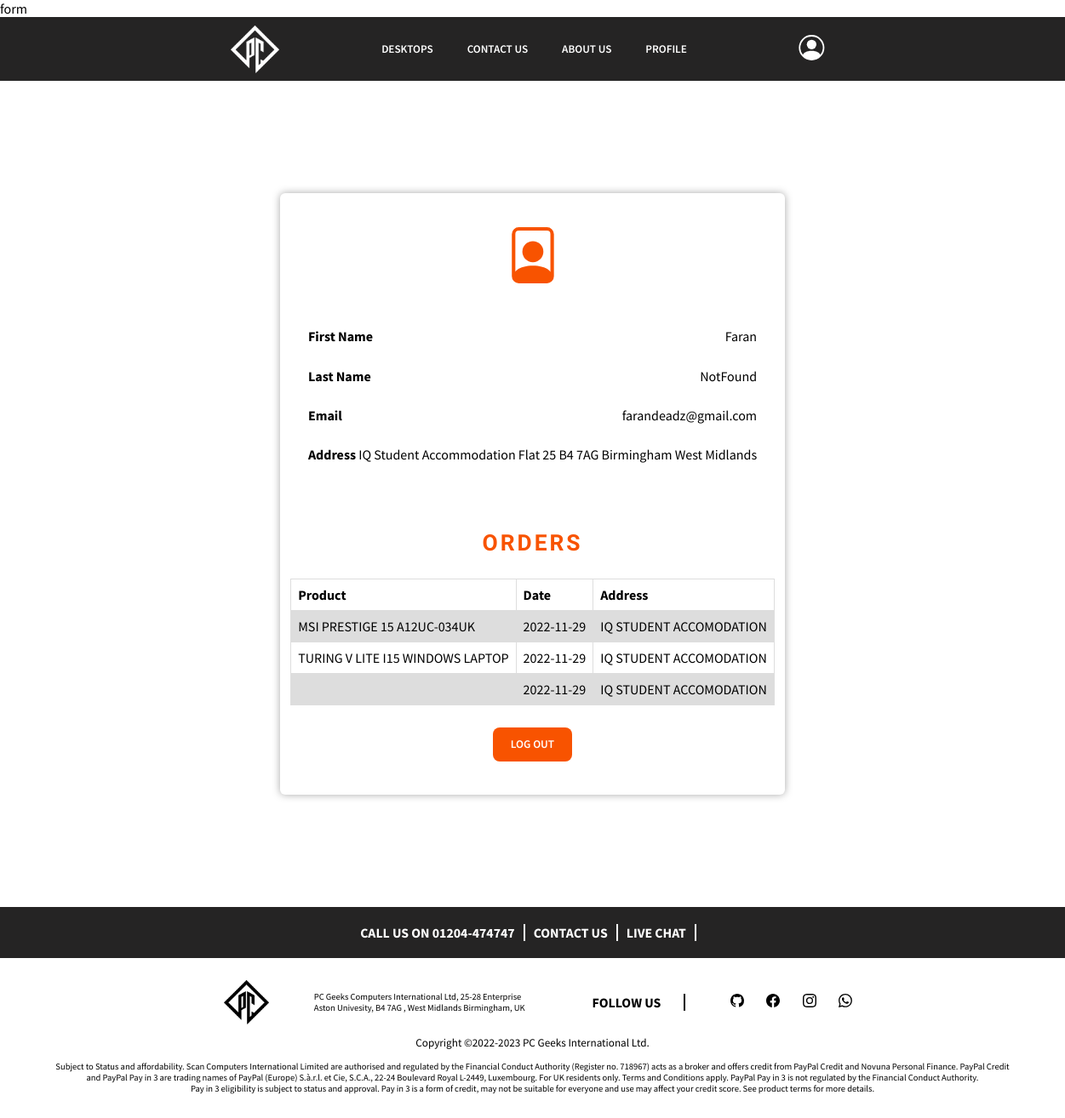
The page /userprofile.php (signed in) on the database its author committed.
### tables this page shows
CREATE TABLE `orders` (
  `sno` int(11) NOT NULL,
  `firstname` text NOT NULL,
  `email` text NOT NULL,
  `product_id` text NOT NULL,
  `date_palaced` date NOT NULL DEFAULT current_timestamp(),
  `delivery_address` text NOT NULL
);

CREATE TABLE `laptops` (
  `sno` int(11) NOT NULL,
  `title` text NOT NULL,
  `img` text NOT NULL,
  `storage` text NOT NULL,
  `cpu` text NOT NULL,
  `gpu` text NOT NULL,
  `cpu_cooling` text NOT NULL,
  `memory` text NOT NULL,
  `price` text NOT NULL
);

### userprofile.php (the view, shortened to what this page needs)
<?php
include 'header.php'
?>
<head>
    <link rel="stylesheet" href="css/user_profile.css">
</head>
<div class="user-profile-main-container">
    <div class="user-profile-icon">
    </div>
    <div class="user-profile-details">
        <div class="details-field">
            <div class="details-field-title">First Name</div>
            <div class="details-field-description" style="text-transform:capitalize ;"> <?php
                                                                                        if (isset($_SESSION['firstname'])) {
                                                                                            echo $_SESSION['firstname'];
                                                                                        } else {
                                                                                            echo "notFound";
                                                                                        } ?> </div>
        </div>
        <div class="details-field">
            <div class="details-field-title">Last Name</div>
            <div class="details-field-description" style="text-transform:capitalize ;"><?php
                                                                                        if (isset($_SESSION['lastname'])) {
                                                                                            echo $_SESSION['lastname'];
                                                                                        } else {
                                                                                            echo "notFound";
                                                                                        } ?></div>
        </div>
        <div class="details-field">
            <div class="details-field-title">Email</div>
            <div class="details-field-description"><?php
                                                    if (isset($_SESSION['email'])) {
                                                        echo $_SESSION['email'];
                                                    } else {
                                                        echo "notFound";
                                                    } ?></div>
        </div>
        <div class="details-field">
            <div class="details-field-title">Address</div>
            <div class="details-field-description"><?php
                                                    if (isset($_SESSION['address'])) {
                                                        echo $_SESSION['address'];
                                                    } else {
                                                        echo "notFound";
                                                    } ?></div>
        </div>
    </div>
    <div class="user-orders-details">
        <P>ORDERS</P>
        <table>
            <tr>
                <th>Product </th>
                <th>Date</th>
                <th>Address</th>
            </tr>
            <?php
            $host = "localhost";
            $user = "root";
            $password = '';
            $db_name = "muzaffar_project_database22";
            $con = mysqli_connect($host, $user, $password, $db_name);
            $customer = "farandeadz@gmail.com";
            $customer = stripcslashes($customer);
            $customer = mysqli_real_escape_string($con, $customer);
            $sql_order = "SELECT * from `orders`  where email = '$customer'";
            $result_order = mysqli_query($con, $sql_order);
            $count_order = mysqli_num_rows($result_order);
            if ($count_order > 0) {
                for ($x = 1; $x <= $count_order; $x++) {
                    $row_order = mysqli_fetch_assoc($result_order);
                    $produt_id = $row_order["product_id"];
                        $sql = "SELECT * FROM `laptops`  where sno = '$produt_id' ";
                            $result = mysqli_query($con, $sql);
                        $row = mysqli_fetch_assoc($result);
                        echo  "
                        <tr>
                        <td>" . $row["title"] . "</td>
                        <td>" . $row_order['date_palaced'] . "</td>
                        <td>" . $row_order['delivery_address'] . "</td>
                        </tr>
                        ";
                }
            } else {
                echo "";
            }  ?>
        </table>
    </div>
    <div class="log-out-button">
        <a href="log_out_func.php"><button>LOG OUT</button></a>
    </div>
</div>
<?php
include 'footer.php'
?>

### css/index.css (style rules this page uses)
* { transition: 0.2s all ease-in-out; font-family: 'Source Sans Pro', sans-serif; }
a { text-decoration: none; color: white; }

### css/user_profile.css (style rules this page uses)
* { transition: 0.2s all ease-in-out; font-family: 'Source Sans Pro', sans-serif; }
table { font-family: arial, sans-serif; border-collapse: collapse; width: 100%; }
td, th { border: 1px solid #dddddd; text-align: left; padding: 8px; }
tr:nth-child(even) { background-color: #dddddd; }
.user-profile-main-container { border-radius: 6px; background-color: white; box-shadow: 0PX 0PX 10PX rgba(0, 0, 0, 0.344); padding-top:3vmax ; padding-bottom: 3vmax; margin: auto; width: 45vmax; margin-top: 10vmax; display: flex; align-items: center; align-content: center; justify-content: center; justify-items: center; flex-direction: column; margin-bottom: 10vmax; }
.user-profile-icon svg { height: 5vmax; width: 5vmax; padding-bottom: 2vmax; color: #f85300; }
.details-field { width: 40vmax; display: flex; align-items: center; align-content: center; justify-items: center; justify-content: space-between; margin-top: 2vmax; margin-bottom: 2vmax ; }
.details-field-title { font-weight: bold; }
.user-orders-details { text-align: center; margin-top: 2vmax; }
.user-orders-details P { color: #f85300; font-size: 2vmax; font-weight:bold; letter-spacing: 3PX; font-family: 'Staatliches', cursive; }
.log-out-button { margin-top: 2vmax; }
.log-out-button button { width: 7vmax; min-height: 3vmax; background-color: var(--color); border: none; color: white; border-radius: 8px; font-weight: 600; }

### rows shown on the page
orders: laptops.title "MSI PRESTIGE 15 A12UC-034UK", date_palaced "2022-11-29", delivery_address "IQ STUDENT ACCOMODATION"
orders: laptops.title "TURING V LITE I15 WINDOWS LAPTOP", date_palaced "2022-11-29", delivery_address "IQ STUDENT ACCOMODATION"
orders: date_palaced "2022-11-29", delivery_address "IQ STUDENT ACCOMODATION"

### other values the page prints
$_SESSION['firstname'] "Faran"
$_SESSION['email'] "farandeadz@gmail.com"
$_SESSION['address'] "IQ Student Accommodation Flat 25 B4 7AG Birmingham West Midlands"
